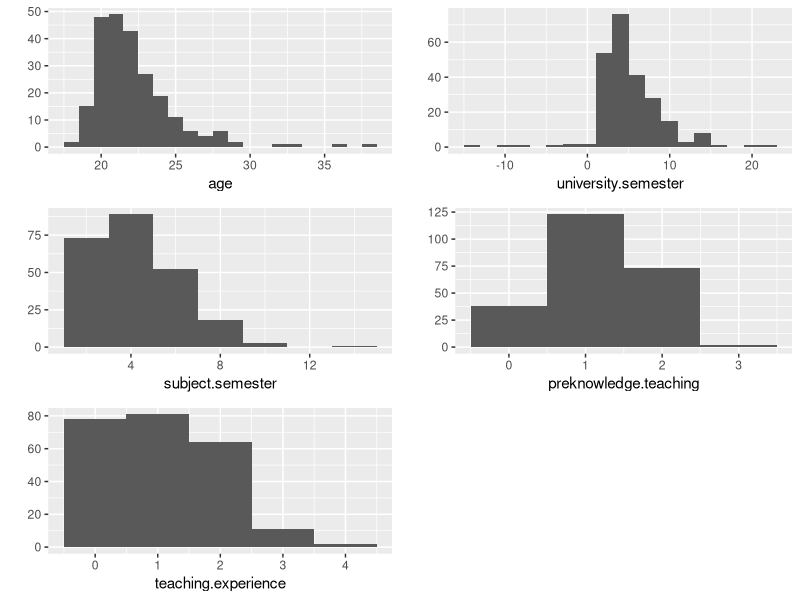

Write the R code that produced this figure.
## ---- chunk 1
library(ggplot2)
library(dplyr)
library(gridExtra)
library(scales)
## ---- chunk 2
data <- read.csv("../data/data-lecture-study.csv", sep = ";")
## ---- chunk 3
histogram.age <- qplot(age, data = data, geom = "histogram", binwidth = 1)
histogram.university.semester <- qplot(university.semester, data = data, 
                                       geom = "histogram", binwidth = 2)
histogram.subject.semester <- qplot(subject.semester, data = data, 
                                    geom = "histogram", binwidth = 2)
histogram.preknowledge.teaching <- qplot(preknowledge.teaching, data = data, 
                                         geom = "histogram", binwidth = 1)
histogram.teaching.experience <- qplot(teaching.experience, data = data, 
                                       geom = "histogram", binwidth = 1)

grid.arrange(histogram.age, histogram.university.semester,
            histogram.subject.semester, histogram.preknowledge.teaching,
            histogram.teaching.experience,
            ncol = 2)
